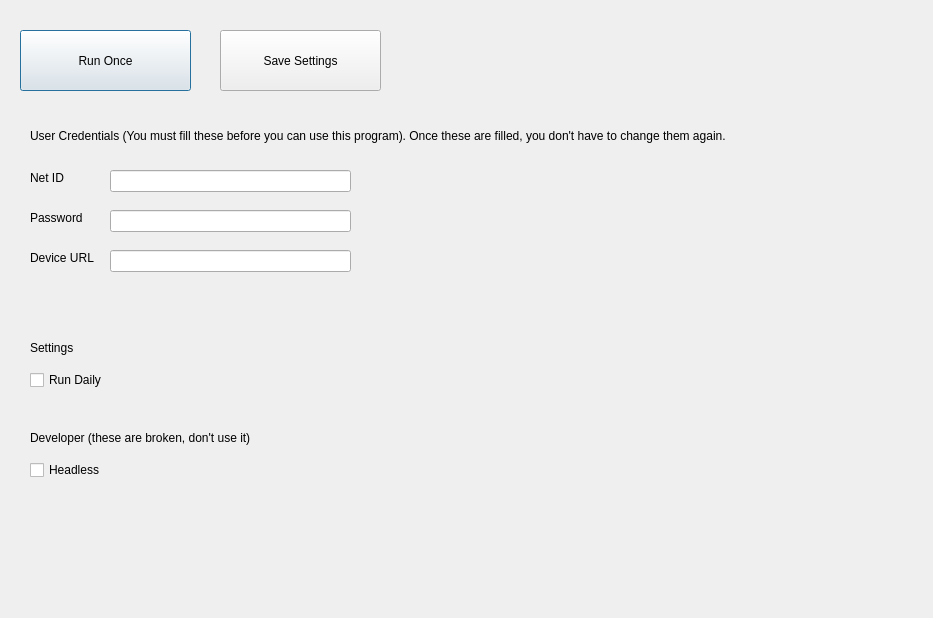
<?xml version="1.0" encoding="UTF-8"?>
<ui version="4.0">
 <class>Dialog</class>
 <widget class="QDialog" name="Dialog">
  <property name="geometry">
   <rect>
    <x>0</x>
    <y>0</y>
    <width>933</width>
    <height>618</height>
   </rect>
  </property>
  <property name="windowTitle">
   <string>Dialog</string>
  </property>
  <widget class="QPushButton" name="pushButton">
   <property name="geometry">
    <rect>
     <x>20</x>
     <y>30</y>
     <width>171</width>
     <height>61</height>
    </rect>
   </property>
   <property name="text">
    <string>Run Once</string>
   </property>
  </widget>
  <widget class="QLabel" name="label">
   <property name="geometry">
    <rect>
     <x>30</x>
     <y>110</y>
     <width>771</width>
     <height>51</height>
    </rect>
   </property>
   <property name="styleSheet">
    <string notr="true">font: 75 8pt &quot;MS Shell Dlg 2&quot;;</string>
   </property>
   <property name="text">
    <string>User Credentials (You must fill these before you can use this program). Once these are filled, you don't have to change them again.</string>
   </property>
  </widget>
  <widget class="QLineEdit" name="lineEdit">
   <property name="geometry">
    <rect>
     <x>110</x>
     <y>170</y>
     <width>241</width>
     <height>22</height>
    </rect>
   </property>
  </widget>
  <widget class="QLineEdit" name="lineEdit_2">
   <property name="geometry">
    <rect>
     <x>110</x>
     <y>210</y>
     <width>241</width>
     <height>22</height>
    </rect>
   </property>
  </widget>
  <widget class="QLabel" name="label_2">
   <property name="geometry">
    <rect>
     <x>30</x>
     <y>170</y>
     <width>55</width>
     <height>16</height>
    </rect>
   </property>
   <property name="text">
    <string>Net ID</string>
   </property>
  </widget>
  <widget class="QLabel" name="label_3">
   <property name="geometry">
    <rect>
     <x>30</x>
     <y>210</y>
     <width>55</width>
     <height>16</height>
    </rect>
   </property>
   <property name="text">
    <string>Password</string>
   </property>
  </widget>
  <widget class="QLabel" name="label_4">
   <property name="geometry">
    <rect>
     <x>30</x>
     <y>250</y>
     <width>71</width>
     <height>16</height>
    </rect>
   </property>
   <property name="text">
    <string>Device URL</string>
   </property>
  </widget>
  <widget class="QLineEdit" name="lineEdit_3">
   <property name="geometry">
    <rect>
     <x>110</x>
     <y>250</y>
     <width>241</width>
     <height>22</height>
    </rect>
   </property>
  </widget>
  <widget class="QLabel" name="label_5">
   <property name="geometry">
    <rect>
     <x>30</x>
     <y>340</y>
     <width>55</width>
     <height>16</height>
    </rect>
   </property>
   <property name="text">
    <string>Settings</string>
   </property>
  </widget>
  <widget class="QCheckBox" name="checkBox">
   <property name="geometry">
    <rect>
     <x>30</x>
     <y>370</y>
     <width>81</width>
     <height>20</height>
    </rect>
   </property>
   <property name="text">
    <string>Run Daily</string>
   </property>
  </widget>
  <widget class="QLabel" name="label_6">
   <property name="geometry">
    <rect>
     <x>30</x>
     <y>430</y>
     <width>351</width>
     <height>16</height>
    </rect>
   </property>
   <property name="text">
    <string>Developer (these are broken, don't use it)</string>
   </property>
  </widget>
  <widget class="QCheckBox" name="checkBox_2">
   <property name="geometry">
    <rect>
     <x>30</x>
     <y>460</y>
     <width>111</width>
     <height>20</height>
    </rect>
   </property>
   <property name="text">
    <string>Headless</string>
   </property>
  </widget>
  <widget class="QPushButton" name="pushButton_2">
   <property name="geometry">
    <rect>
     <x>220</x>
     <y>30</y>
     <width>161</width>
     <height>61</height>
    </rect>
   </property>
   <property name="text">
    <string>Save Settings</string>
   </property>
  </widget>
 </widget>
 <resources/>
 <connections/>
</ui>
